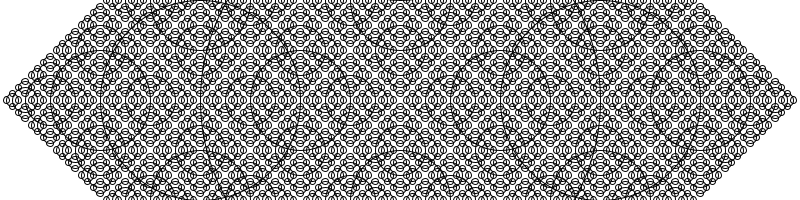
Frame 1 (no input)
Frame 2 (the mouse pressed at the canvas centre, redrawn once): identical to frame 1, image omitted

The Processing sketch that drew this single still picture (run headless with seeded random() and noise(); the mouse was pressed at the canvas centre and the sketch redrawn once):

// Processing sketch: NOC_8_03_Recursion
// ── NOC_8_03_Recursion.pde
// The Nature of Code
// Daniel Shiffman
// http://natureofcode.com

// Simple Recursion

void setup() {
  size(800, 200);  
}

void draw() {
  background(255);
  drawCircle(width/2, height/2, 400);
  noLoop();
}

void drawCircle(float x, float y, float radius) {
  noFill();
  stroke(0);
  ellipse(x, y, radius, radius);
  if (radius > 8) {
    // Four circles! left right, up and down
    drawCircle(x + radius/2, y, radius/2);
    drawCircle(x - radius/2, y, radius/2);
    drawCircle(x, y + radius/2, radius/2);
    drawCircle(x, y - radius/2, radius/2);
  }
}
